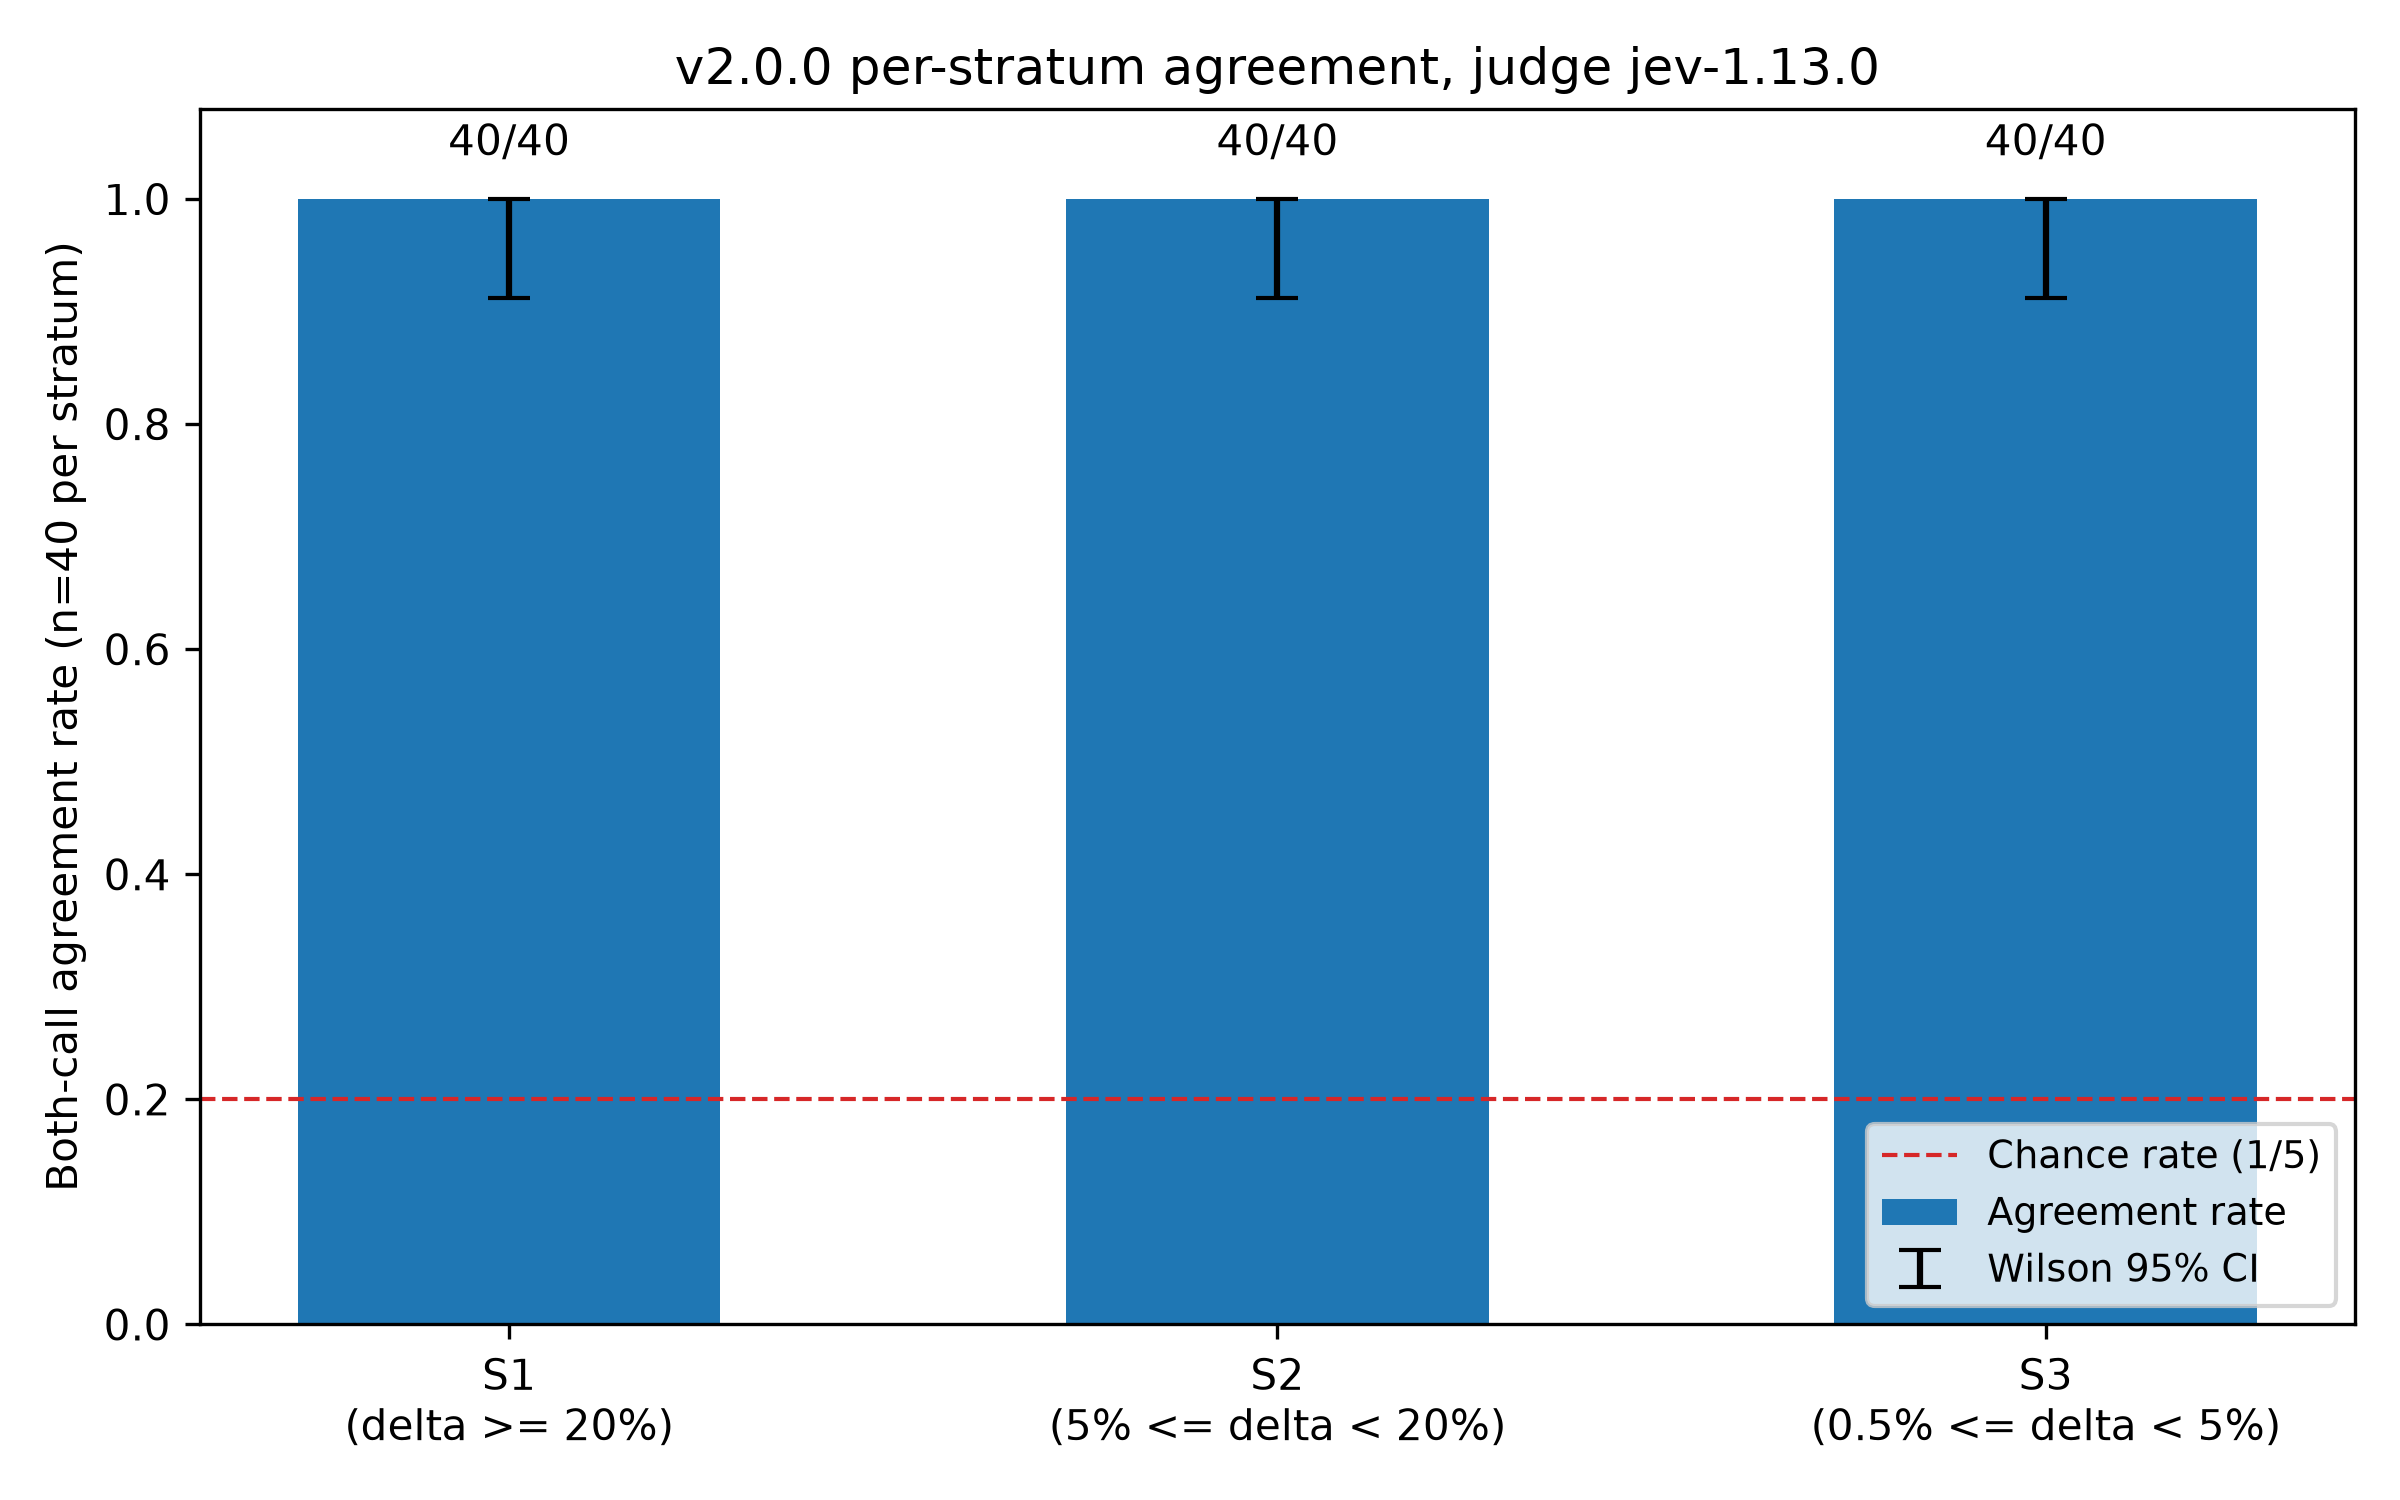

The script that saved this image:
# SPDX-License-Identifier: Apache-2.0
# Per-stratum agreement with Wilson 95% intervals, v2.0.0 discrimination
# phase. Derives only from the raw v2 run records plus the committed
# oracle, reusing the sealed-criterion code in
# experiments/judge-enumeration-v2/analyze_v2.py so the plotted numbers
# are the endpoint numbers. Render with:
#     uv run --with matplotlib python figures/fig1-stratum-agreement.py

import pathlib
import sys
from fractions import Fraction

import matplotlib

matplotlib.use("Agg")
import matplotlib.pyplot as plt

REPO = pathlib.Path(__file__).resolve().parents[1]
sys.path.insert(0, str(REPO / "experiments" / "judge-enumeration-v2"))
import analyze_v2 as a  # noqa: E402

BAR_COLOR = "#1f77b4"
CHANCE_COLOR = "#d62728"


def main():
    oracle, problems, calls = a.load_inputs()
    records = [a.per_call_record(oracle, c) for c in calls]

    # Sealed criterion: agreement across both calls per problem.
    by_problem = {}
    for r in records:
        by_problem.setdefault(r["problem_id"], []).append(r)
    strata = ("S1", "S2", "S3")
    labels = ["S1\n(delta >= 20%)", "S2\n(5% <= delta < 20%)", "S3\n(0.5% <= delta < 5%)"]
    rates, los, his, ns = [], [], [], []
    for s in strata:
        pids = [p["problem_id"] for p in problems["problems"]
                if oracle[p["problem_id"]]["stratum"] == s]
        k = sum(1 for pid in pids
                if all(r["agreement"] for r in by_problem[pid]))
        n = len(pids)
        lo, hi = a.wilson_interval(k, n)
        rates.append(k / n)
        los.append(lo)
        his.append(hi)
        ns.append(n)

    fig, ax = plt.subplots(figsize=(8, 5))
    x = range(len(strata))
    err_low = [rates[i] - los[i] for i in x]
    err_high = [his[i] - rates[i] for i in x]
    ax.bar(x, rates, width=0.55, color=BAR_COLOR, label="Agreement rate")
    ax.errorbar(x, rates, yerr=[err_low, err_high], fmt="none",
                ecolor="black", capsize=5, label="Wilson 95% CI")
    ax.axhline(0.2, color=CHANCE_COLOR, linestyle="--", linewidth=1,
               label="Chance rate (1/5)")
    ax.set_xticks(list(x))
    ax.set_xticklabels(labels)
    ax.set_ylim(0, 1.08)
    ax.set_ylabel("Both-call agreement rate (n=40 per stratum)")
    ax.set_title("v2.0.0 per-stratum agreement, judge jev-1.13.0")
    for i in x:
        ax.text(i, rates[i] + 0.03, f"{ns[i]}/{ns[i]}",
                ha="center", va="bottom", fontsize=10)
    ax.legend(loc="lower right", fontsize=9)
    fig.tight_layout()
    out = pathlib.Path(__file__).resolve().parent / "fig1-stratum-agreement.png"
    fig.savefig(out, dpi=300)
    print(f"wrote {out}")


if __name__ == "__main__":
    main()
